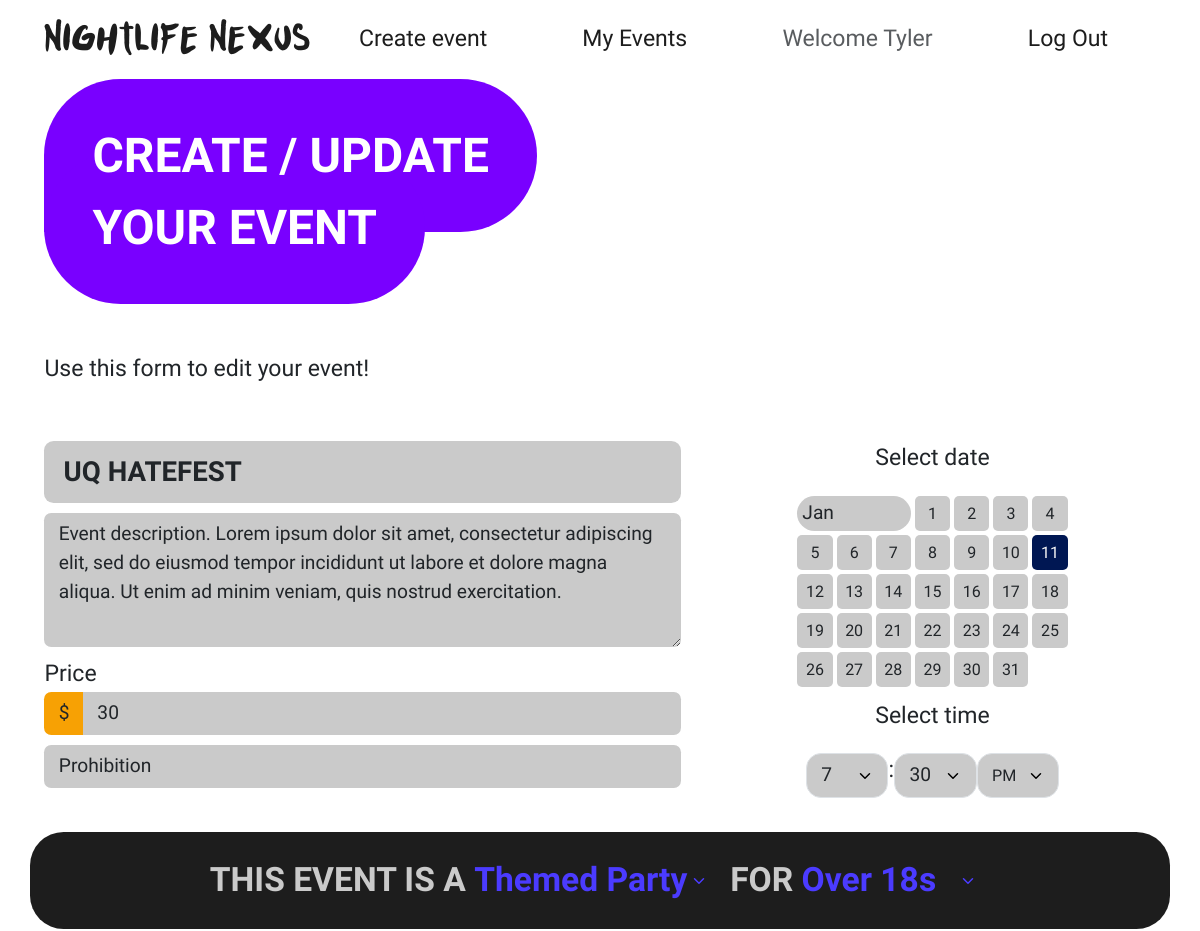
/events/1/edit (signed in, upper part), run on an earlier commit of the app's database.
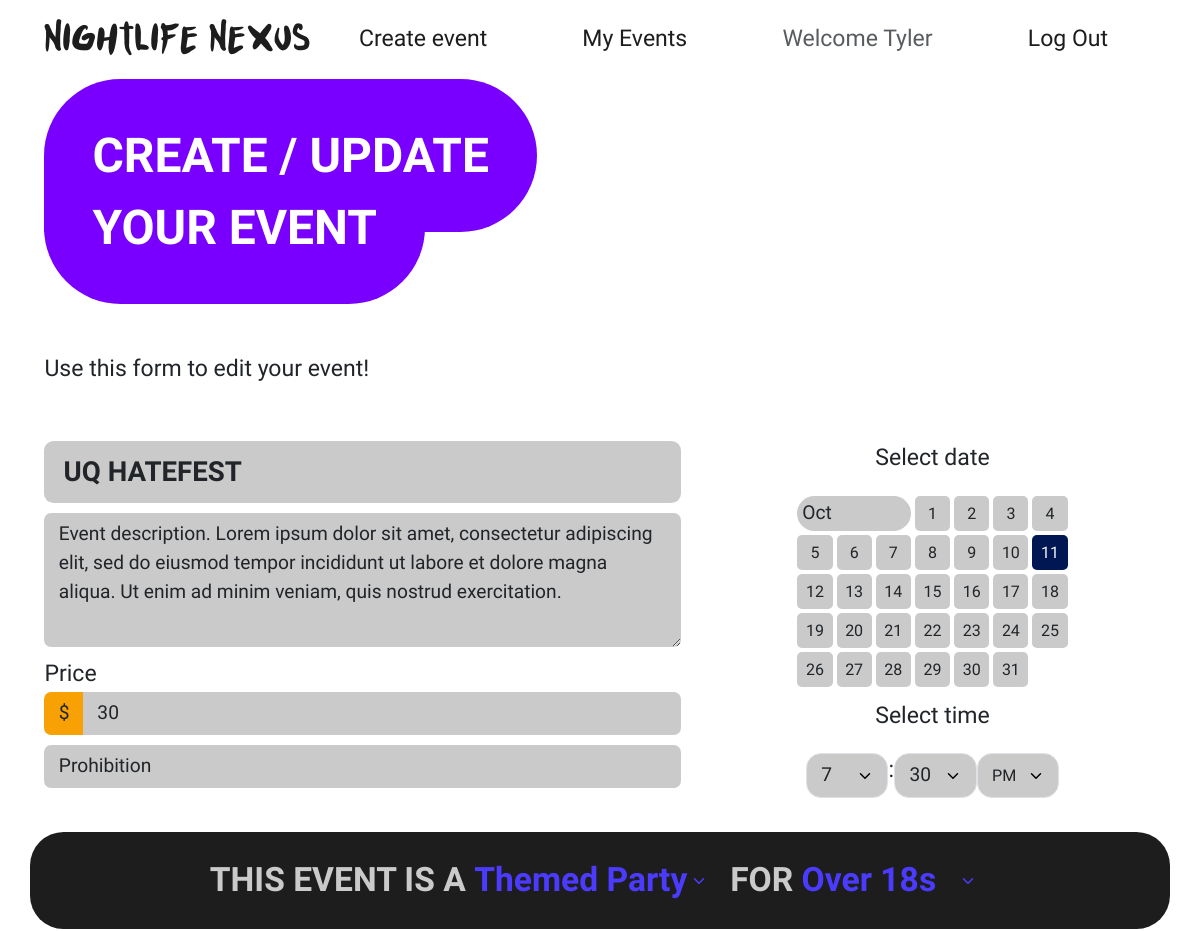
And on a later commit of the database.
### website/models.py (models this page shows)
class Events(db.Model):
    __tablename__ = 'events'
    id = db.Column(db.Integer, primary_key=True)
    title = db.Column(db.String(50), nullable=False)
    desc = db.Column(db.String(200), nullable=False)
    image = db.Column(db.String(100), nullable=False) #Store the image file path
    date = db.Column(db.Integer, nullable=False)       #Store the selected date of the event
    month = db.Column(db.String(3), nullable=False)    #Store the selected month ('Jan','Feb')
    nightclub = db.Column(db.String(50), nullable=False)
    event_type = db.Column(db.String(50), nullable=False)
    age_range = db.Column(db.String(50), nullable=False)
    user_id = db.Column(db.Integer, db.ForeignKey('users.id'))
    time = db.Column(db.String(7), nullable=False)
    price = db.Column(db.Float(2), nullable=False)

### website/events.py (the view, shortened to what this page needs)
@event_bp.route('/<id>/edit', methods=['GET','POST'])
@login_required
def edit(id):
  action = url_for('events.edit', id=id)
  event = db.session.query(Events).filter(Events.id == id).all()[0]
  if event.user_id != current_user.id:
     flash('Error: Logged in user is not the creator for this event')
     return redirect(url_for('events.show', id=id))
  else:
    setattr(event, 'hour', event.time[:-5])
    setattr(event, 'minute', event.time[-4:-2])
    setattr(event, 'ampm', event.time[-2:])
    edit = CreateEventForm(request.form, obj=event)
    image = event.image[12:]
    edit.populate_obj(event)
  return render_template('events/create.html', form=edit, image=image, action=action)

### website/__init__.py (called while the page is built)
def create_app():
    app = Flask(__name__)  # This is the name of the module/package that is calling this app
    app.debug = True
    app.secret_key = 'somesecretkey'
    app.config['SQLALCHEMY_DATABASE_URI'] = 'sqlite:///event_booking.db'  # Use one database
    app.config['SQLALCHEMY_TRACK_MODIFICATIONS'] = False  # To suppress SQLAlchemy warning
    db.init_app(app)
    Bootstrap5(app)
    login_manager = LoginManager()
    login_manager.login_view = 'auth.login'
    login_manager.init_app(app)
    from .models import User
    @login_manager.user_loader
    def load_user(user_id):
        return db.session.scalar(db.select(User).where(User.id == user_id))
    from . import views
    app.register_blueprint(views.main_bp)
    from . import events
    app.register_blueprint(events.event_bp)
    from . import auth
    app.register_blueprint(auth.auth_bp)
    return app

### website/templates/events/create.html (shortened to what this page needs)
{% extends 'base.html' %}
{% block content %}
        <div class="container create">
            <form action="{{ action }}" method="POST" enctype="multipart/form-data">
                <div class="row">
                    <div class="col-md-7">
                        <h1 class="header-h1">Create / Update</h1>
                        <h1 class="header-h1">Your event</h1>
                        <p>Use this form to {% if image %}edit{% else %}create{% endif %} your event!</p>
                    </div>
                </div>
                <br>
                <div class="row">
                    <div class="col-md-7 d-flex flex-column">
                        {{ form.title(class="form-control form-control-lg", placeholder="Event title") }}
                        {{ form.desc(class="form-control flex-fill", placeholder="Description...") }}
                        <label for="event-price">Price</label>
                        <div class="input-group">
                            <span class="input-group-text">$</span>
                            {{ form.price(class="form-control", placeholder="Amount", step="0.01") }}
                        </div>
                         {{ form.nightclub(class="form-control") }}
                    </div>
                    <div class="col-md-5 d-flex flex-column align-items-center">
                        <p>Select date</p>
                        <table class="calendar btn-group" role="group">
                            <tr>
                                <td colspan="3">
                                    {{ form.month(class="form-select") }}
                                </td>
                                {% for subfield in form.date %}
                                    <td>
                                        {{ subfield }}{{ subfield.label }}
                                    </td>
                                    {% if loop.index0 % 7 == 3 %}
                                        </tr><tr>
                                    {% elif loop.last %}
                                        </tr>
                                    {% endif %}
                                {% endfor %}
                        </table>
                        <p>Select time</p>
                        <div class="d-flex datetime">
                            {{ form.hour(class="form-select") }}
                            <span>:</span>
                            {{ form.minute(class="form-select") }}
                            {{ form.ampm(class="form-select", id="time-format") }}
                        </div>
                    </div>
                </div>
                <div class="row">
                    <h3 class="filter">This event is a
                        {{ form.event_type(class="form-select") }}
                        for
                        {{ form.age_range(class="form-select")}}
                    </h3>
                </div>
            </form>
        </div>
{% endblock %}

What changed in the data, as far as the page shows it:
changed Events "UQ Hatefest": month "Jan" → "Oct"
